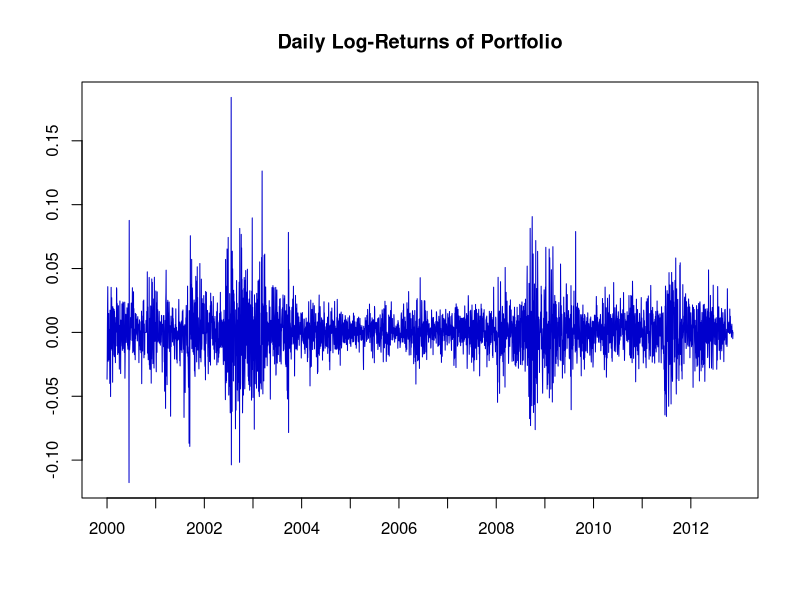

Write R code to recreate this figure.

# clear variables and close windows
rm(list = ls(all = TRUE))
graphics.off()

# load data
x1 = read.table("BAYER_close_0012.dat")
x2 = read.table("BMW_close_0012.dat")
x3 = read.table("SIEMENS_close_0012.dat")
x4 = read.table("VW_close_0012.dat")

r1 = diff(as.matrix(log(x1)))
r2 = diff(as.matrix(log(x2)))
r3 = diff(as.matrix(log(x3)))
r4 = diff(as.matrix(log(x4)))

# Variance efficient portfolio
portfolio = cbind(r1, r2, r3, r4)
opti = solve(cov(portfolio)) %*% c(1, 1, 1, 1)
opti = opti/sum(opti)
returns2 = as.matrix(portfolio) %*% opti

# Summary routine
summarize = function(x) {
    Minimum = apply(x, 2, min)
    Maximum = apply(x, 2, max)
    Mean = apply(x, 2, mean)
    Median = apply(x, 2, median)
    Std.Error = apply(x, 2, sd)
    table = cbind(Minimum, Maximum, Mean, Median, Std.Error)
    print(table)
}

# summary
tabelle = cbind(r1, r2, r3, r4, returns2)
colnames(tabelle) = c("Bayer", "BMW", "Siemens", "Volkswagen", "Portfolio")

# plot
xt = summarize(tabelle)
t  = seq(1, length(returns2), by = 261)
plot(returns2, col = "blue3", type = "l", ylab = "", xlab = "", xaxt = "n")
title("Daily Log-Returns of Portfolio")
axis(1, at = t, labels = seq(2000, 2012, 1))